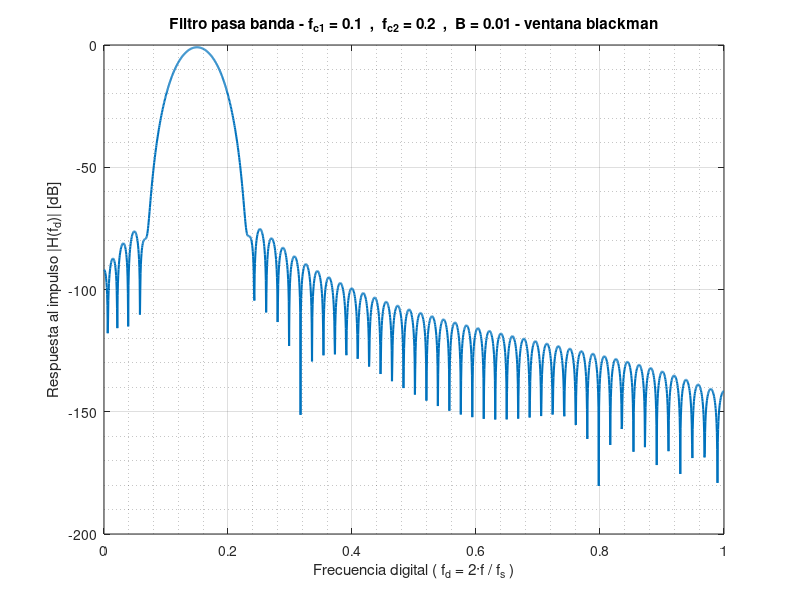

Write the MATLAB code that produced this figure.
% <------- Guia 4 - Ejercicio 3 ----------->

clc; % borra la consola
clear all; % borra todas las variables
close all; % cierra las ventanas de imagen
pkg load control; % paquete con 'mag2db'
pkg load signal; % ventanas

% especificaciones:
fc1 = 0.1; % · fd ^\__banda e transicion
fc2 = 0.2; % · fd _/
B = 0.01; % ancho de la banda de paso
% Sba = 60; % [dB] (min) -60 [dB]

% se elige la ventana blackman - Amplitud del pico mayor: -74 dB

% ^                       B                           
% |H(f)               |<----->|                      
% |                   ---------                      
% |                  /         \                     
% |                 /           \                    
% |                /|           |\                   
% |               / |           | \                  
% |---------------  |           |  ---------------   
% |             |   |           |   |                
% |-------------+---+-----------+---+--------------->
%              fc1  |           |  fc2             f 
%                 ft_pa   |    ft_pb                 
%    Fpa                  |                   Fpb    
%  <----------------------+------------------------> 

ft_pa = (3* fc1 + fc2 - B)/4; % frec transicion del pasa altos
ft_pb = (3* fc2 + fc1 + B)/4; % frec transicion del pasa bajos

Bt = (ft_pa + fc1)/2; % ancho de banda de transicion

n_fft = 4000; % muestras para el fft
pn_fft = n_fft/2; % muestras para el fft
fd = (0 : 1/pn_fft : 1-(1/pn_fft) ); % vector con los valores de frecuencia digital fd = 2f / fs

M = ceil(12/Bt); % cantidad de taps para ventana blackman -> Ancho de lobulo principal = 12/M
M = 2*floor(M/2)+1; % convierte M al impar mayor o igual. floor(x) redondea al entero <= x
% asegura una cantidad impar de coeficientes para que el retardo D resulte en un número entero
n = (0 : (M-1)); % elementos de los vectores h_sinc

% pasa bajos
h_sinc = ft_pb * sinc (ft_pb * (n - ((M-1)/2))); % funcion sinc del filtro pasa bajos
h_pb = h_sinc .* (blackman (M))'; % enventanado - se multiplica elemento a elemento

% pasa altos
h_sinc = ft_pa * sinc (ft_pa * (n - ((M-1)/2))); % funcion sinc del filtro pasa bajos para convertir
h_pa = h_sinc .* (blackman (M))'; % enventanado - se multiplica elemento a elemento
d = zeros(1,M); % vector para retardo
d ((M+1) / 2) = 1; % El retardo es un impulso desplazado ( un unico 1 en el centro del vector) pasa todo
h_pa = d - h_pa; % el filtro pasa alto es el retardo menos el pasa bajos

% pasa banda
h_pbanda = conv (h_pb, h_pa);

H_pbanda = fft(h_pbanda,n_fft);  % calcula la FFT con n_fft puntos de frecuencia, completa con ceros
Hdb_pbanda = mag2db( abs( H_pbanda(1:pn_fft) ) ); % convierte a dB el valor absoluto de las muestras de f positiva

%H_pb = fft(h_pb,n_fft);  % calcula la FFT con n_fft puntos de frecuencia, completa con ceros
%Hdb_pb = mag2db( abs( H_pb(1:pn_fft) ) ); % convierte a dB el valor absoluto de las muestras de f positiva

figure(1, 'name','Guia 4 ejercicio 3.1 y 3.2','Units','normalized','Position',[0 0 1 1]); % pantalla completa
%subplot(1,2,1);  % subplot (filas, columnas, indice)
%plot (fd, Hdb_pb, 'linewidth', 1.5); % grafica la respuesta en frecuencia
%hold on;
%plot (fd, Hdb_pa, 'linewidth', 1.5); % grafica la respuesta en frecuencia
plot (fd, Hdb_pbanda, 'linewidth', 1.5); % grafica la respuesta en frecuencia
%axis([0 .5 -150 10]); % limites de los ejes
grid on;
grid minor on;
xlabel ('Frecuencia digital ( f_d = 2·f / f_s )'); % etiqueta eje X
ylabel ('Respuesta al impulso |H(f_d)| [dB]');  % etiqueta eje y
title ('Filtro pasa banda - f_{c1} = 0.1  ,  f_{c2} = 0.2  ,  B = 0.01 - ventana blackman'); % titulo


